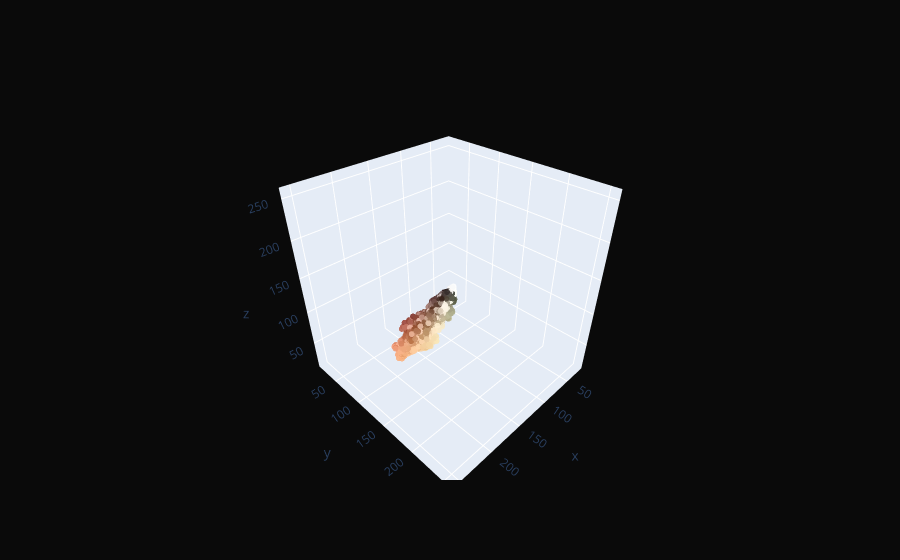

Notebook code for this chart:
### Code cell
fig = go.Figure(data=scatter)
fig.update_layout(
    plot_bgcolor='rgb(17,17,17)',
    paper_bgcolor ='rgb(10,10,10)')

### Figure 1 — Plotly figure (JSON) as saved in the notebook; plotly's stock layout.template omitted (floating-point values rounded to 4 significant figures; data arrays with more than 128 entries replaced by an {"elided": "..."} marker saying what was removed)
{"data": [{"hovertext": {"elided": "8513 str values"}, "marker": {"color": {"elided": "4969 str values"}, "opacity": 0.9, "size": 2}, "mode": "markers", "type": "scatter3d", "x": {"elided": "4969 int values"}, "y": {"elided": "4969 int values"}, "z": {"elided": "4969 int values"}}], "layout": {"paper_bgcolor": "rgb(10,10,10)", "plot_bgcolor": "rgb(17,17,17)"}}
